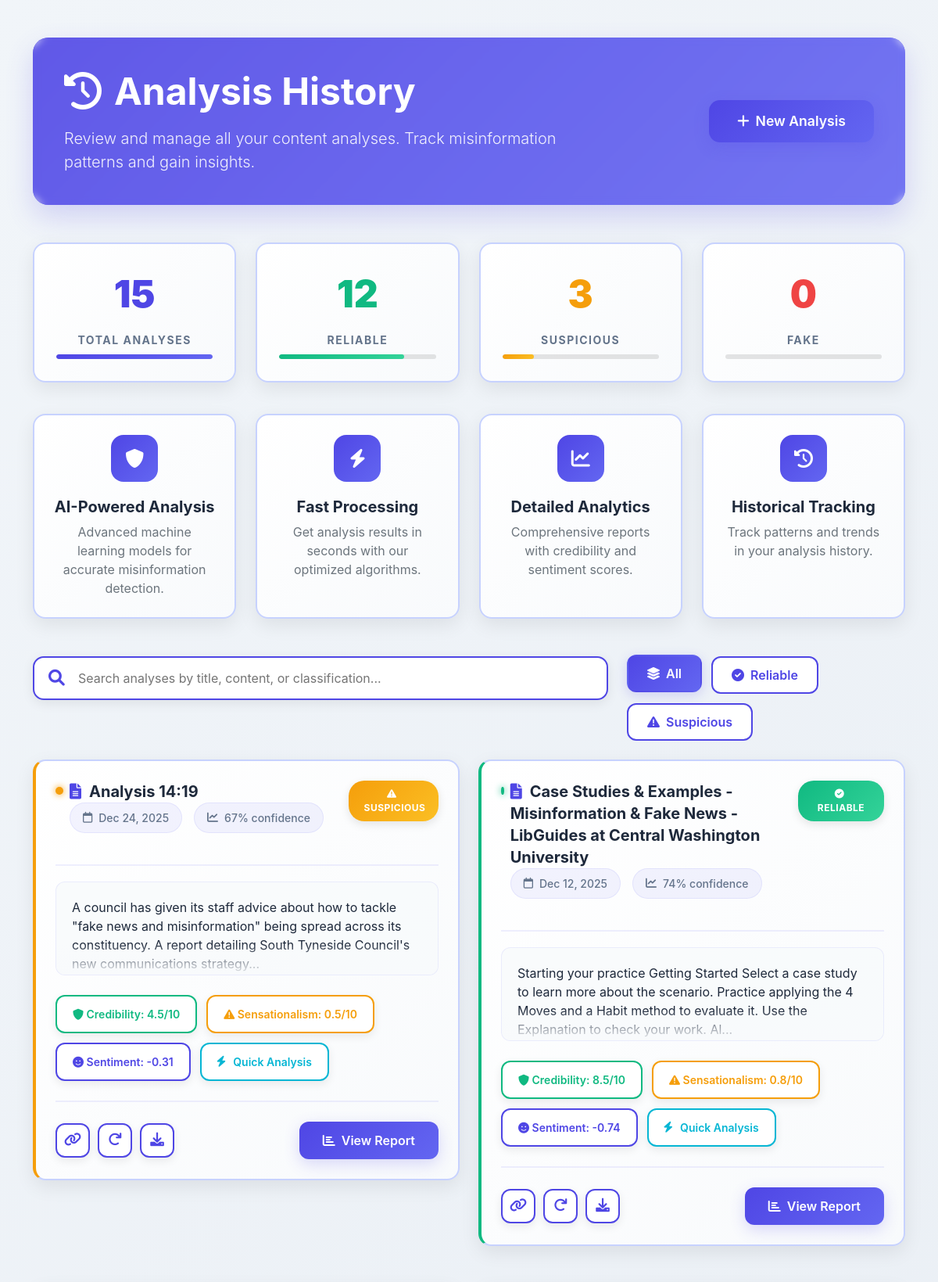
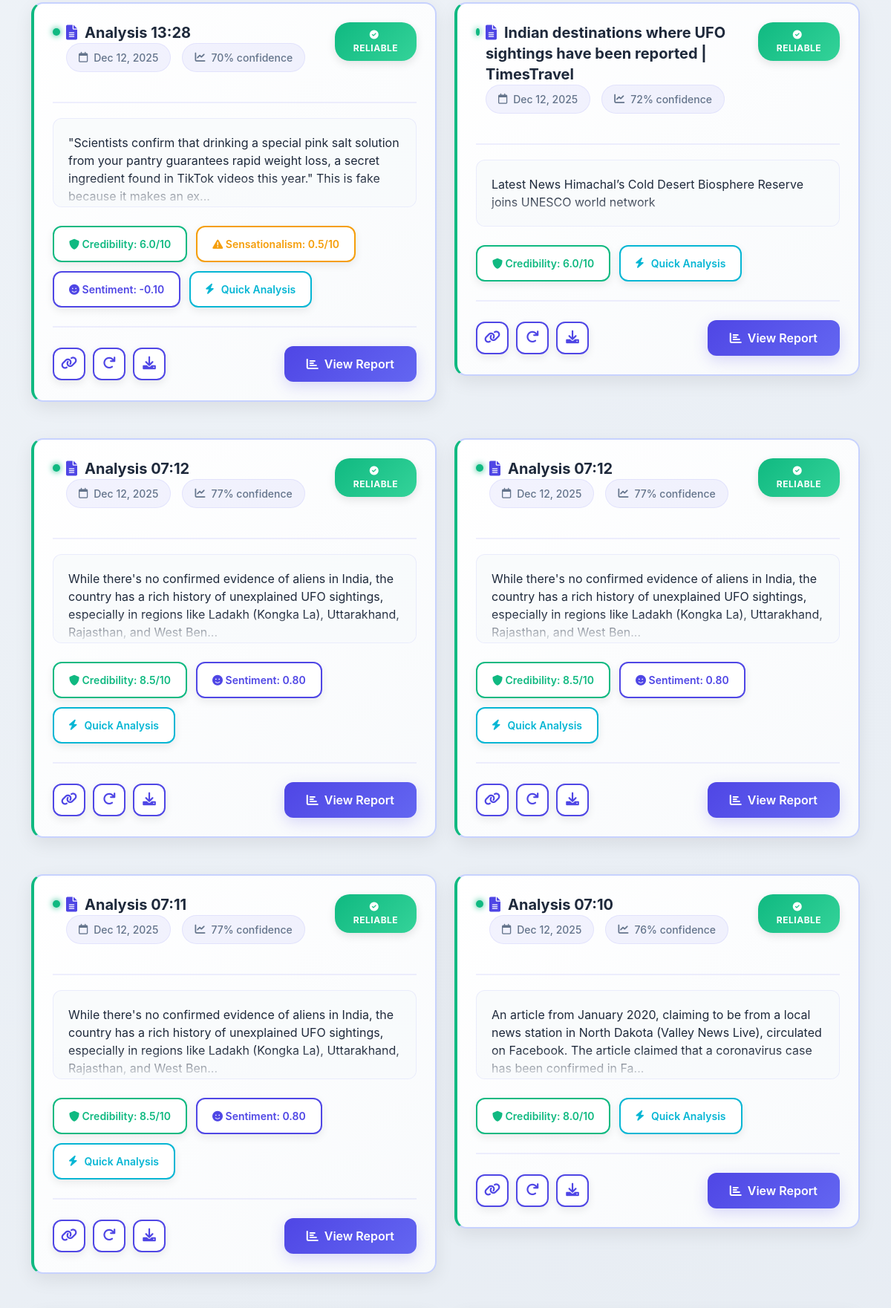
The app's page /history (signed in, upper part) with its own data (2 pictures, top to bottom).
### app.py (models this page shows, shortened)
class Analysis(db.Model):
    __tablename__ = 'analyses'
    id = db.Column(db.Integer, primary_key=True)
    title = db.Column(db.Text, default='')
    content = db.Column(db.Text, default='')  # raw text content (for display/search)
    article_data = db.Column(db.JSON, nullable=True)  # optional structured article extraction
    source_url = db.Column(db.Text, nullable=True)  # This should be nullable
    classification = db.Column(db.String(20), nullable=False, default='UNKNOWN')  # RELIABLE, SUSPICIOUS, FAKE, etc.
    confidence_score = db.Column(db.Float, nullable=True)
    sentiment_score = db.Column(db.Float, nullable=True)
    sensationalism_score = db.Column(db.Float, nullable=True)
    credibility_score = db.Column(db.Float, nullable=True)
    key_findings = db.Column(db.Text, default='[]')  # JSON string
    recommendations = db.Column(db.Text, nullable=True)  # JSON string
    fact_checks = db.Column(db.Text, nullable=True)  # JSON string
    analysis_metadata = db.Column(db.Text, default='{}')  # JSON string (e.g. word count, etc.)
    is_quick_analysis = db.Column(db.Boolean, default=False)
    user_id = db.Column(db.Integer, db.ForeignKey('user.id'), nullable=False)
    created_at = db.Column(db.DateTime, default=lambda: datetime.now(timezone.utc))
    updated_at = db.Column(db.DateTime, default=lambda: datetime.now(timezone.utc),
                           onupdate=lambda: datetime.now(timezone.utc))

### app.py (the view)
@app.route('/history')
@login_required
def analysis_history():
    page = request.args.get('page', 1, type=int)
    per_page = 20
    analyses_pagination = Analysis.query.filter_by(user_id=current_user.id) \
        .order_by(Analysis.created_at.desc()) \
        .paginate(page=page, per_page=per_page, error_out=False)
    total_analyses = Analysis.query.filter_by(user_id=current_user.id).count()
    reliable_count = Analysis.query.filter_by(user_id=current_user.id, classification='RELIABLE').count()
    suspicious_count = Analysis.query.filter_by(user_id=current_user.id, classification='SUSPICIOUS').count()
    fake_count = Analysis.query.filter_by(user_id=current_user.id, classification='FAKE').count()
    debug_mode = request.args.get('debug') == 'true'
    return render_template('analysis_history.html',
                           analyses=analyses_pagination.items,
                           pagination=analyses_pagination,
                           total_analyses=total_analyses,
                           reliable_count=reliable_count,
                           suspicious_count=suspicious_count,
                           fake_count=fake_count,
                           debug_mode=debug_mode)

### app.py (called while the page is built)
@login_manager.user_loader
def load_user(user_id):
    try:
        return db.session.get(User, int(user_id))
    except Exception:
        return None

@app.context_processor
def inject_gemini_status():
    return {
        'gemini_available': _GEMINI_AVAILABLE,
        'gemini_model': _GEMINI_MODEL,
        'gemini_api_key_set': bool(_GEMINI_API_KEY and _GEMINI_API_KEY != 'your-gemini-api-key-here')
    }

### templates/analysis_history.html (shortened to what this page needs)
<!DOCTYPE html>
<html lang="en">
<head>
    <link href="https://cdn.jsdelivr.net/npm/bootstrap@5.1.3/dist/css/bootstrap.min.css" rel="stylesheet">
    <link rel="stylesheet" href="https://cdnjs.cloudflare.com/ajax/libs/font-awesome/6.0.0/css/all.min.css">
</head>
<body>
    <div class="container py-5">
        <div class="professional-header mb-5">
            <div class="row align-items-center">
                <div class="col-lg-8">
                    <h1 class="display-5 fw-bold mb-3">
                        <i class="fas fa-history me-3"></i>Analysis History
                    </h1>
                    <p class="lead mb-0" style="opacity: 0.9;">
                        Review and manage all your content analyses. Track misinformation patterns and gain insights.
                    </p>
                </div>
                <div class="col-lg-4 text-lg-end mt-4 mt-lg-0">
                    <a href="{{ url_for('analyze') }}" class="btn btn-primary-solid">
                        <i class="fas fa-plus me-2"></i>New Analysis
                    </a>
                </div>
            </div>
        </div>
        {% if analyses %}
        <div class="stats-summary">
            <div class="summary-card total">
                <div class="summary-number">{{ total_analyses|default(0) }}</div>
                <div class="summary-label">Total Analyses</div>
                <div class="progress-track">
                    <div class="progress-fill progress-primary" style="width: 100%"></div>
                </div>
            </div>
            <div class="summary-card reliable">
                <div class="summary-number">{{ reliable_count|default(0) }}</div>
                <div class="summary-label">Reliable</div>
                <div class="progress-track">
                    <div class="progress-fill progress-success"
                         style="width: {{ (reliable_count/total_analyses*100)|default(0) }}%"></div>
                </div>
            </div>
            <div class="summary-card suspicious">
                <div class="summary-number">{{ suspicious_count|default(0) }}</div>
                <div class="summary-label">Suspicious</div>
                <div class="progress-track">
                    <div class="progress-fill progress-warning"
                         style="width: {{ (suspicious_count/total_analyses*100)|default(0) }}%"></div>
                </div>
            </div>
            <div class="summary-card fake">
                <div class="summary-number">{{ fake_count|default(0) }}</div>
                <div class="summary-label">Fake</div>
                <div class="progress-track">
                </div>
            </div>
        </div>
        {% endif %}
        <div class="features-grid mb-5">
            <div class="feature-item">
                <div class="feature-icon">
                    <i class="fas fa-shield-alt"></i>
                </div>
                <h5 class="fw-bold mb-2">AI-Powered Analysis</h5>
                <p class="text-muted mb-0">Advanced machine learning models for accurate misinformation detection.</p>
            </div>
            <div class="feature-item">
                <div class="feature-icon">
                    <i class="fas fa-bolt"></i>
                </div>
                <h5 class="fw-bold mb-2">Fast Processing</h5>
                <p class="text-muted mb-0">Get analysis results in seconds with our optimized algorithms.</p>
            </div>
            <div class="feature-item">
                <div class="feature-icon">
                    <i class="fas fa-chart-line"></i>
                </div>
                <h5 class="fw-bold mb-2">Detailed Analytics</h5>
                <p class="text-muted mb-0">Comprehensive reports with credibility and sentiment scores.</p>
            </div>
            <div class="feature-item">
                <div class="feature-icon">
                    <i class="fas fa-history"></i>
                </div>
                <h5 class="fw-bold mb-2">Historical Tracking</h5>
                <p class="text-muted mb-0">Track patterns and trends in your analysis history.</p>
            </div>
        </div>
        <div class="row mt-4">
            <div class="col-lg-8">
                <div class="search-container">
                    <i class="fas fa-search"></i>
                    <input type="text" id="searchInput" placeholder="Search analyses by title, content, or classification...">
                </div>
            </div>
            <div class="col-lg-4">
                <div class="filter-buttons">
                    <button class="filter-btn active" data-filter="all">
                        <i class="fas fa-layer-group me-2"></i>All
                    </button>
                    <button class="filter-btn" data-filter="reliable">
                        <i class="fas fa-check-circle me-2"></i>Reliable
                    </button>
                    <button class="filter-btn" data-filter="suspicious">
                        <i class="fas fa-exclamation-triangle me-2"></i>Suspicious
                    </button>
                </div>
            </div>
        </div>
        {% if not analyses or analyses|length == 0 %}
        <div class="empty-state">
            <div class="empty-icon">
                <i class="fas fa-search"></i>
            </div>
            <h2 class="empty-title">No Analyses <span>Found</span></h2>
            <p class="empty-text">
                You haven't performed any analyses yet. Start by analyzing your first piece of content
                to detect misinformation and get valuable insights.
            </p>
            <a href="{{ url_for('analyze') }}" class="btn btn-primary-solid">
                <i class="fas fa-bolt me-2"></i>Start Your First Analysis
            </a>
        </div>
        {% else %}
        <div class="row" id="analysesGrid">
            {% for analysis in analyses %}
            <div class="col-lg-6 mb-4">
                <div class="history-card {{ analysis.classification|lower }}">
                    <div class="card-header-section">
                        <div class="d-flex align-items-start w-100">
                            <span class="status-indicator status-{{ analysis.classification|lower }} mt-2"></span>
                            <div class="flex-grow-1">
                                <h3 class="card-title">
                                    <i class="fas fa-file-alt"></i>{{ analysis.title or "Untitled Analysis" }}
                                </h3>
                                <div class="meta-info">
                                    <span class="meta-item">
                                        <i class="far fa-calendar"></i>
                                        {{ analysis.created_at.strftime('%b %d, %Y') }}
                                    </span>
                                    {% if analysis.confidence_score %}
                                    <span class="meta-item">
                                        <i class="fas fa-chart-line"></i>
                                        {{ "%.0f"|format(analysis.confidence_score * 100) }}% confidence
                                    </span>
                                    {% endif %}
                                </div>
                            </div>
                        </div>
                        <span class="classification-badge badge-{{ analysis.classification|lower }}">
                            {% if analysis.classification == 'RELIABLE' %}
                            <i class="fas fa-check-circle me-1"></i>
                            {% elif analysis.classification == 'SUSPICIOUS' %}
                            <i class="fas fa-exclamation-triangle me-1"></i>
                            {% elif analysis.classification == 'FAKE' %}
                            <i class="fas fa-times-circle me-1"></i>
                            {% else %}
                            <i class="fas fa-question-circle me-1"></i>
                            {% endif %}
                            {{ analysis.classification }}
                        </span>
                    </div>
                    {% if analysis.content %}
                    <div class="content-preview">
                        <p class="mb-0" style="color: var(--dark-color);">
                            {{ analysis.content[:200] }}{% if analysis.content|length > 200 %}...{% endif %}
                        </p>
                    </div>
                    {% endif %}
                    <div class="stats-container">
                        {% if analysis.credibility_score %}
                        <div class="stat-pill credibility tooltip-wrapper">
                            <i class="fas fa-shield-alt"></i>
                            <span>Credibility: {{ "%.1f"|format(analysis.credibility_score) }}/10</span>
                        </div>
                        {% endif %}
                        {% if analysis.sensationalism_score %}
                        <div class="stat-pill sensationalism tooltip-wrapper">
                            <i class="fas fa-exclamation-triangle"></i>
                            <span>Sensationalism: {{ "%.1f"|format(analysis.sensationalism_score) }}/10</span>
                        </div>
                        {% endif %}
                        {% if analysis.sentiment_score %}
                        <div class="stat-pill sentiment tooltip-wrapper">
                            <i class="fas fa-smile"></i>
                            <span>Sentiment: {{ "%.2f"|format(analysis.sentiment_score) }}</span>
                        </div>
                        {% endif %}
                        {% if analysis.is_quick_analysis %}
                        <div class="stat-pill confidence">
                            <i class="fas fa-bolt"></i>
                            <span>Quick Analysis</span>
                        </div>
                        {% endif %}
                    </div>
                    <div class="card-actions">
                        <div class="quick-actions">
                            <button class="action-icon tooltip-wrapper" onclick="copyAnalysisLink({{ analysis.id }})">
                                <i class="fas fa-link"></i>
                            </button>
                            <button class="action-icon tooltip-wrapper" onclick="reanalyze({{ analysis.id }})">
                                <i class="fas fa-redo"></i>
                            </button>
                            <button class="action-icon tooltip-wrapper" onclick="exportAnalysis({{ analysis.id }})">
                                <i class="fas fa-download"></i>
                            </button>
                        </div>
                        <a href="{{ url_for('analysis_detail', analysis_id=analysis.id) }}" class="btn btn-view-details">
                            <i class="fas fa-chart-bar me-2"></i>View Report
                        </a>
                    </div>
                </div>
            </div>
            {% endfor %}
        </div>
        {% endif %}
    </div>
</body>
</html>

### records on screen
Analysis: title "Analysis 14:19", created_at "Dec 24, 2025", analysis.confidence_score*100 "67", classification "SUSPICIOUS", content "A council has given its staff advice about how to tackle \"fake news and misinformation\" being spread across its constituency. A report detailing South Tyneside Council's new communications strategy", credibility_score "4.5", sensationalism_score "0.5", sentiment_score "-0.31", is_quick_analysis True (drawn)
Analysis: title "Case Studies & Examples - Misinformation & Fake News - LibGuides at Central Washington University", created_at "Dec 12, 2025", analysis.confidence_score*100 "74", classification "RELIABLE", content "Starting your practice Getting Started Select a case study to learn more about the scenario. Practice applying the 4 Moves and a Habit method to evaluate it. Use the Explanation to check your work. Al", credibility_score "8.5", sensationalism_score "0.8", sentiment_score "-0.74", is_quick_analysis True (drawn)
Analysis: title "Analysis 13:28", created_at "Dec 12, 2025", analysis.confidence_score*100 "70", classification "RELIABLE", content "\"Scientists confirm that drinking a special pink salt solution from your pantry guarantees rapid weight loss, a secret ingredient found in TikTok videos this year.\" This is fake because it makes an ex", credibility_score "6.0", sensationalism_score "0.5", sentiment_score "-0.10", is_quick_analysis True (drawn)
Analysis: title "Indian destinations where UFO sightings have been reported | TimesTravel", created_at "Dec 12, 2025", analysis.confidence_score*100 "72", classification "RELIABLE", content "Latest News Himachal’s Cold Desert Biosphere Reserve joins UNESCO world network", credibility_score "6.0", is_quick_analysis True (drawn)
Analysis: title "Analysis 07:12", created_at "Dec 12, 2025", analysis.confidence_score*100 "77", classification "RELIABLE", content "While there's no confirmed evidence of aliens in India, the country has a rich history of unexplained UFO sightings, especially in regions like Ladakh (Kongka La), Uttarakhand, Rajasthan, and West Ben", credibility_score "8.5", sentiment_score "0.80", is_quick_analysis True (drawn)
Analysis: title "Analysis 07:12", created_at "Dec 12, 2025", analysis.confidence_score*100 "77", classification "RELIABLE", content "While there's no confirmed evidence of aliens in India, the country has a rich history of unexplained UFO sightings, especially in regions like Ladakh (Kongka La), Uttarakhand, Rajasthan, and West Ben", credibility_score "8.5", sentiment_score "0.80", is_quick_analysis True (drawn)
Analysis: title "Analysis 07:11", created_at "Dec 12, 2025", analysis.confidence_score*100 "77", classification "RELIABLE", content "While there's no confirmed evidence of aliens in India, the country has a rich history of unexplained UFO sightings, especially in regions like Ladakh (Kongka La), Uttarakhand, Rajasthan, and West Ben", credibility_score "8.5", sentiment_score "0.80", is_quick_analysis True (drawn)
Analysis: title "Analysis 07:10", created_at "Dec 12, 2025", analysis.confidence_score*100 "76", classification "RELIABLE", content "An article from January 2020, claiming to be from a local news station in North Dakota (Valley News Live), circulated on Facebook. The article claimed that a coronavirus case has been confirmed in Fa", credibility_score "8.0", is_quick_analysis True (drawn)

### other values on screen
{{ total_analyses|default(0) }} "15"
{{ reliable_count|default(0) }} "12"
{{ suspicious_count|default(0) }} "3"
{{ fake_count|default(0) }} "0"
